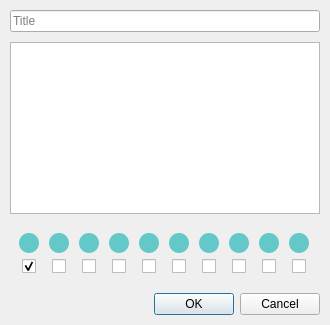
<?xml version="1.0" encoding="UTF-8"?>
<ui version="4.0">
 <class>AddEditDialog</class>
 <widget class="QDialog" name="AddEditDialog">
  <property name="geometry">
   <rect>
    <x>0</x>
    <y>0</y>
    <width>330</width>
    <height>325</height>
   </rect>
  </property>
  <property name="windowTitle">
   <string>Add Task</string>
  </property>
  <property name="windowIcon">
   <iconset resource="../resources.qrc">
    <normaloff>:/icons/icons/swift-notes.svg</normaloff>:/icons/icons/swift-notes.svg</iconset>
  </property>
  <layout class="QVBoxLayout" name="verticalLayout">
   <property name="spacing">
    <number>10</number>
   </property>
   <property name="leftMargin">
    <number>10</number>
   </property>
   <property name="topMargin">
    <number>10</number>
   </property>
   <property name="rightMargin">
    <number>10</number>
   </property>
   <property name="bottomMargin">
    <number>10</number>
   </property>
   <item>
    <widget class="QLineEdit" name="lineEditTaskname">
     <property name="text">
      <string/>
     </property>
     <property name="placeholderText">
      <string>Title</string>
     </property>
    </widget>
   </item>
   <item>
    <widget class="QPlainTextEdit" name="plainTextEditDescription">
     <property name="plainText">
      <string/>
     </property>
     <property name="placeholderText">
      <string>Description (optional)</string>
     </property>
    </widget>
   </item>
   <item>
    <layout class="QHBoxLayout" name="horizontalLayout" stretch="0">
     <property name="spacing">
      <number>0</number>
     </property>
     <item>
      <widget class="QWidget" name="widget" native="true">
       <property name="sizePolicy">
        <sizepolicy hsizetype="Preferred" vsizetype="Preferred">
         <horstretch>0</horstretch>
         <verstretch>0</verstretch>
        </sizepolicy>
       </property>
       <layout class="QGridLayout" name="gridLayout">
        <property name="horizontalSpacing">
         <number>10</number>
        </property>
        <item row="0" column="0">
         <widget class="QFrame" name="color_1">
          <property name="minimumSize">
           <size>
            <width>20</width>
            <height>20</height>
           </size>
          </property>
          <property name="maximumSize">
           <size>
            <width>20</width>
            <height>20</height>
           </size>
          </property>
          <property name="styleSheet">
           <string notr="true">QFrame {
	background-color: rgb(100, 200, 200);
	border-radius: 10px;
}</string>
          </property>
          <property name="frameShape">
           <enum>QFrame::NoFrame</enum>
          </property>
          <property name="frameShadow">
           <enum>QFrame::Plain</enum>
          </property>
         </widget>
        </item>
        <item row="0" column="1">
         <widget class="QFrame" name="color_2">
          <property name="minimumSize">
           <size>
            <width>20</width>
            <height>20</height>
           </size>
          </property>
          <property name="maximumSize">
           <size>
            <width>20</width>
            <height>20</height>
           </size>
          </property>
          <property name="styleSheet">
           <string notr="true">background-color: rgb(100, 200, 200);
border-radius: 10px;
</string>
          </property>
          <property name="frameShape">
           <enum>QFrame::NoFrame</enum>
          </property>
          <property name="frameShadow">
           <enum>QFrame::Plain</enum>
          </property>
         </widget>
        </item>
        <item row="0" column="2">
         <widget class="QFrame" name="color_3">
          <property name="minimumSize">
           <size>
            <width>20</width>
            <height>20</height>
           </size>
          </property>
          <property name="maximumSize">
           <size>
            <width>20</width>
            <height>20</height>
           </size>
          </property>
          <property name="styleSheet">
           <string notr="true">background-color: rgb(100, 200, 200);
border-radius: 10px;
</string>
          </property>
          <property name="frameShape">
           <enum>QFrame::NoFrame</enum>
          </property>
          <property name="frameShadow">
           <enum>QFrame::Plain</enum>
          </property>
         </widget>
        </item>
        <item row="0" column="3">
         <widget class="QFrame" name="color_4">
          <property name="minimumSize">
           <size>
            <width>20</width>
            <height>20</height>
           </size>
          </property>
          <property name="maximumSize">
           <size>
            <width>20</width>
            <height>20</height>
           </size>
          </property>
          <property name="styleSheet">
           <string notr="true">background-color: rgb(100, 200, 200);
border-radius: 10px;
</string>
          </property>
          <property name="frameShape">
           <enum>QFrame::NoFrame</enum>
          </property>
          <property name="frameShadow">
           <enum>QFrame::Plain</enum>
          </property>
         </widget>
        </item>
        <item row="0" column="4">
         <widget class="QFrame" name="color_5">
          <property name="minimumSize">
           <size>
            <width>20</width>
            <height>20</height>
           </size>
          </property>
          <property name="maximumSize">
           <size>
            <width>20</width>
            <height>20</height>
           </size>
          </property>
          <property name="styleSheet">
           <string notr="true">background-color: rgb(100, 200, 200);
border-radius: 10px;
</string>
          </property>
          <property name="frameShape">
           <enum>QFrame::NoFrame</enum>
          </property>
          <property name="frameShadow">
           <enum>QFrame::Plain</enum>
          </property>
         </widget>
        </item>
        <item row="0" column="5">
         <widget class="QFrame" name="color_6">
          <property name="minimumSize">
           <size>
            <width>20</width>
            <height>20</height>
           </size>
          </property>
          <property name="maximumSize">
           <size>
            <width>20</width>
            <height>20</height>
           </size>
          </property>
          <property name="styleSheet">
           <string notr="true">background-color: rgb(100, 200, 200);
border-radius: 10px;
</string>
          </property>
          <property name="frameShape">
           <enum>QFrame::NoFrame</enum>
          </property>
          <property name="frameShadow">
           <enum>QFrame::Plain</enum>
          </property>
         </widget>
        </item>
        <item row="0" column="6">
         <widget class="QFrame" name="color_7">
          <property name="minimumSize">
           <size>
            <width>20</width>
            <height>20</height>
           </size>
          </property>
          <property name="maximumSize">
           <size>
            <width>20</width>
            <height>20</height>
           </size>
          </property>
          <property name="styleSheet">
           <string notr="true">background-color: rgb(100, 200, 200);
border-radius: 10px;
</string>
          </property>
          <property name="frameShape">
           <enum>QFrame::NoFrame</enum>
          </property>
          <property name="frameShadow">
           <enum>QFrame::Plain</enum>
          </property>
         </widget>
        </item>
        <item row="0" column="7">
         <widget class="QFrame" name="color_8">
          <property name="minimumSize">
           <size>
            <width>20</width>
            <height>20</height>
           </size>
          </property>
          <property name="maximumSize">
           <size>
            <width>20</width>
            <height>20</height>
           </size>
          </property>
          <property name="styleSheet">
           <string notr="true">background-color: rgb(100, 200, 200);
border-radius: 10px;
</string>
          </property>
          <property name="frameShape">
           <enum>QFrame::NoFrame</enum>
          </property>
          <property name="frameShadow">
           <enum>QFrame::Plain</enum>
          </property>
         </widget>
        </item>
        <item row="0" column="8">
         <widget class="QFrame" name="color_9">
          <property name="minimumSize">
           <size>
            <width>20</width>
            <height>20</height>
           </size>
          </property>
          <property name="maximumSize">
           <size>
            <width>20</width>
            <height>20</height>
           </size>
          </property>
          <property name="styleSheet">
           <string notr="true">background-color: rgb(100, 200, 200);
border-radius: 10px;
</string>
          </property>
          <property name="frameShape">
           <enum>QFrame::NoFrame</enum>
          </property>
          <property name="frameShadow">
           <enum>QFrame::Plain</enum>
          </property>
         </widget>
        </item>
        <item row="0" column="9">
         <widget class="QFrame" name="color_10">
          <property name="minimumSize">
           <size>
            <width>20</width>
            <height>20</height>
           </size>
          </property>
          <property name="maximumSize">
           <size>
            <width>20</width>
            <height>20</height>
           </size>
          </property>
          <property name="styleSheet">
           <string notr="true">background-color: rgb(100, 200, 200);
border-radius: 10px;
</string>
          </property>
          <property name="frameShape">
           <enum>QFrame::NoFrame</enum>
          </property>
          <property name="frameShadow">
           <enum>QFrame::Plain</enum>
          </property>
         </widget>
        </item>
        <item row="1" column="0" alignment="Qt::AlignHCenter">
         <widget class="QCheckBox" name="checkBox_1">
          <property name="autoFillBackground">
           <bool>false</bool>
          </property>
          <property name="styleSheet">
           <string notr="true"/>
          </property>
          <property name="text">
           <string/>
          </property>
          <property name="checked">
           <bool>true</bool>
          </property>
          <attribute name="buttonGroup">
           <string notr="true">buttonGroup</string>
          </attribute>
         </widget>
        </item>
        <item row="1" column="1" alignment="Qt::AlignHCenter">
         <widget class="QCheckBox" name="checkBox_2">
          <property name="text">
           <string/>
          </property>
          <attribute name="buttonGroup">
           <string notr="true">buttonGroup</string>
          </attribute>
         </widget>
        </item>
        <item row="1" column="2" alignment="Qt::AlignHCenter">
         <widget class="QCheckBox" name="checkBox_3">
          <property name="layoutDirection">
           <enum>Qt::LeftToRight</enum>
          </property>
          <property name="text">
           <string/>
          </property>
          <attribute name="buttonGroup">
           <string notr="true">buttonGroup</string>
          </attribute>
         </widget>
        </item>
        <item row="1" column="3" alignment="Qt::AlignHCenter">
         <widget class="QCheckBox" name="checkBox_4">
          <property name="text">
           <string/>
          </property>
          <attribute name="buttonGroup">
           <string notr="true">buttonGroup</string>
          </attribute>
         </widget>
        </item>
        <item row="1" column="4" alignment="Qt::AlignHCenter">
         <widget class="QCheckBox" name="checkBox_5">
          <property name="text">
           <string/>
          </property>
          <attribute name="buttonGroup">
           <string notr="true">buttonGroup</string>
          </attribute>
         </widget>
        </item>
        <item row="1" column="5" alignment="Qt::AlignHCenter">
         <widget class="QCheckBox" name="checkBox_6">
          <property name="text">
           <string/>
          </property>
          <attribute name="buttonGroup">
           <string notr="true">buttonGroup</string>
          </attribute>
         </widget>
        </item>
        <item row="1" column="6" alignment="Qt::AlignHCenter">
         <widget class="QCheckBox" name="checkBox_7">
          <property name="text">
           <string/>
          </property>
          <attribute name="buttonGroup">
           <string notr="true">buttonGroup</string>
          </attribute>
         </widget>
        </item>
        <item row="1" column="7" alignment="Qt::AlignHCenter">
         <widget class="QCheckBox" name="checkBox_8">
          <property name="text">
           <string/>
          </property>
          <attribute name="buttonGroup">
           <string notr="true">buttonGroup</string>
          </attribute>
         </widget>
        </item>
        <item row="1" column="8" alignment="Qt::AlignHCenter">
         <widget class="QCheckBox" name="checkBox_9">
          <property name="text">
           <string/>
          </property>
          <attribute name="buttonGroup">
           <string notr="true">buttonGroup</string>
          </attribute>
         </widget>
        </item>
        <item row="1" column="9" alignment="Qt::AlignHCenter">
         <widget class="QCheckBox" name="checkBox_10">
          <property name="text">
           <string/>
          </property>
          <attribute name="buttonGroup">
           <string notr="true">buttonGroup</string>
          </attribute>
         </widget>
        </item>
       </layout>
      </widget>
     </item>
    </layout>
   </item>
   <item>
    <widget class="QDialogButtonBox" name="buttonBoxAddCancelTask">
     <property name="orientation">
      <enum>Qt::Horizontal</enum>
     </property>
     <property name="standardButtons">
      <set>QDialogButtonBox::Cancel|QDialogButtonBox::Ok</set>
     </property>
    </widget>
   </item>
  </layout>
 </widget>
 <resources>
  <include location="../resources.qrc"/>
 </resources>
 <connections>
  <connection>
   <sender>buttonBoxAddCancelTask</sender>
   <signal>accepted()</signal>
   <receiver>AddEditDialog</receiver>
   <slot>accept()</slot>
   <hints>
    <hint type="sourcelabel">
     <x>248</x>
     <y>254</y>
    </hint>
    <hint type="destinationlabel">
     <x>157</x>
     <y>274</y>
    </hint>
   </hints>
  </connection>
  <connection>
   <sender>buttonBoxAddCancelTask</sender>
   <signal>rejected()</signal>
   <receiver>AddEditDialog</receiver>
   <slot>reject()</slot>
   <hints>
    <hint type="sourcelabel">
     <x>316</x>
     <y>260</y>
    </hint>
    <hint type="destinationlabel">
     <x>286</x>
     <y>274</y>
    </hint>
   </hints>
  </connection>
 </connections>
 <buttongroups>
  <buttongroup name="buttonGroup"/>
 </buttongroups>
</ui>
